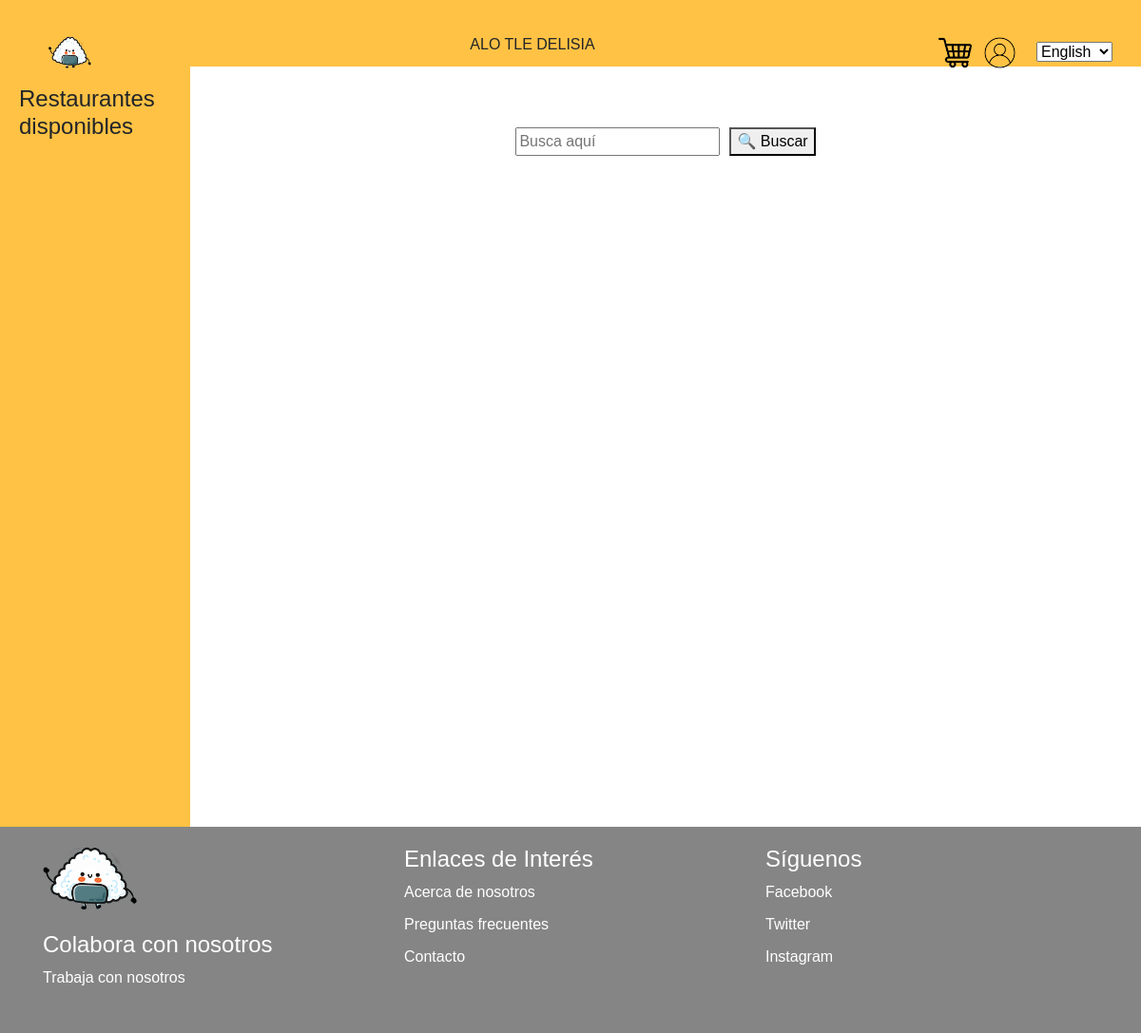
The page /RestaurantesRamen on the database as committed earlier.
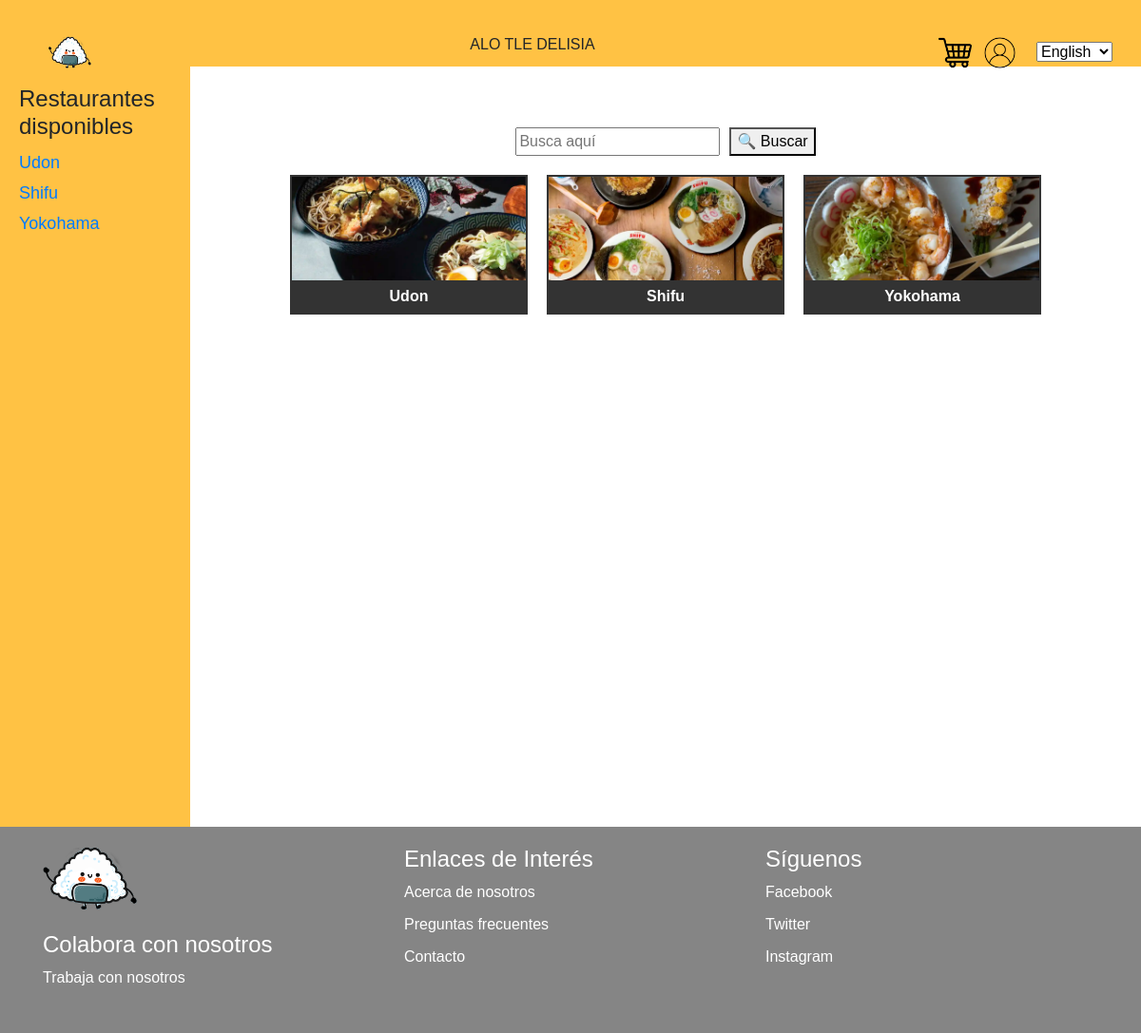
The same page on the database as committed later.
### myapp/models.py (models this page shows)
class Restaurante(models.Model):
    idRestaurante = models.AutoField(primary_key=True)
    nombre = models.CharField(max_length=255)
    ubicacion = models.CharField(max_length=255)
    horario = models.CharField(max_length=255)
    descripcion = models.TextField()
    idTipoRestaurante = models.ForeignKey(TipoRestaurante, on_delete=models.CASCADE)

### myapp/views.py (the view)
# urls.py: path('RestaurantesRamen', listaRamen, name='ramen'),
def listaRamen(request):
    restauranteTipo1 = Restaurante.objects.filter(idTipoRestaurante=3)
    context = {
        'restaurantes': restauranteTipo1,
    }
    return render(request, 'myapp/tipoRamen.html', context)

### myapp/templates/myapp/tipoRamen.html
{% extends 'base.html' %}
{% block content %}
    {% load static %}
    <link rel="stylesheet" href="{% static 'css/stylePrincipal.css' %}">
    <link rel="stylesheet" href="{% static 'css/stylerestaurantesSushi.css' %}">
    <div class="wrapper">
        <aside class="lado">
            <h2>Restaurantes disponibles</h2>
            <ul>
                {% for unRestaurante in restaurantes %}
                    <li><a href="{% url unRestaurante.nombre %}" class="restaurante-link">{{ unRestaurante.nombre }}</a></li>
                {% endfor %}
            </ul>
        </aside>
        <main class="principal">
            <div class="primerBloque">
                <br>
                <div class="buscador">
                    <input type="text" class="buscar" placeholder="Busca aquí">
                    <button class="search-button">&#128269; Buscar</button>
                </div>
            </div>
            <div class="restaurantes">
                {% for unRestaurante in restaurantes %}
                    <a href="{% url unRestaurante.nombre %}" class="restaurante-link">
                        <div class="restaurante1">
                            <img src="{% static 'imagenes/' %}{{ unRestaurante.nombre|lower }}.png" alt="{{ unRestaurante.nombre }}">
                            <p>{{ unRestaurante.nombre }}</p>
                        </div>
                    </a>
                {% endfor %}
            </div>
        </main>
    </div>
{% endblock %}

Rows that differ between the two databases and show on the page:
added Restaurante: nombre "Udon", shows a picture
added Restaurante: nombre "Shifu", shows a picture
added Restaurante: nombre "Yokohama", shows a picture
